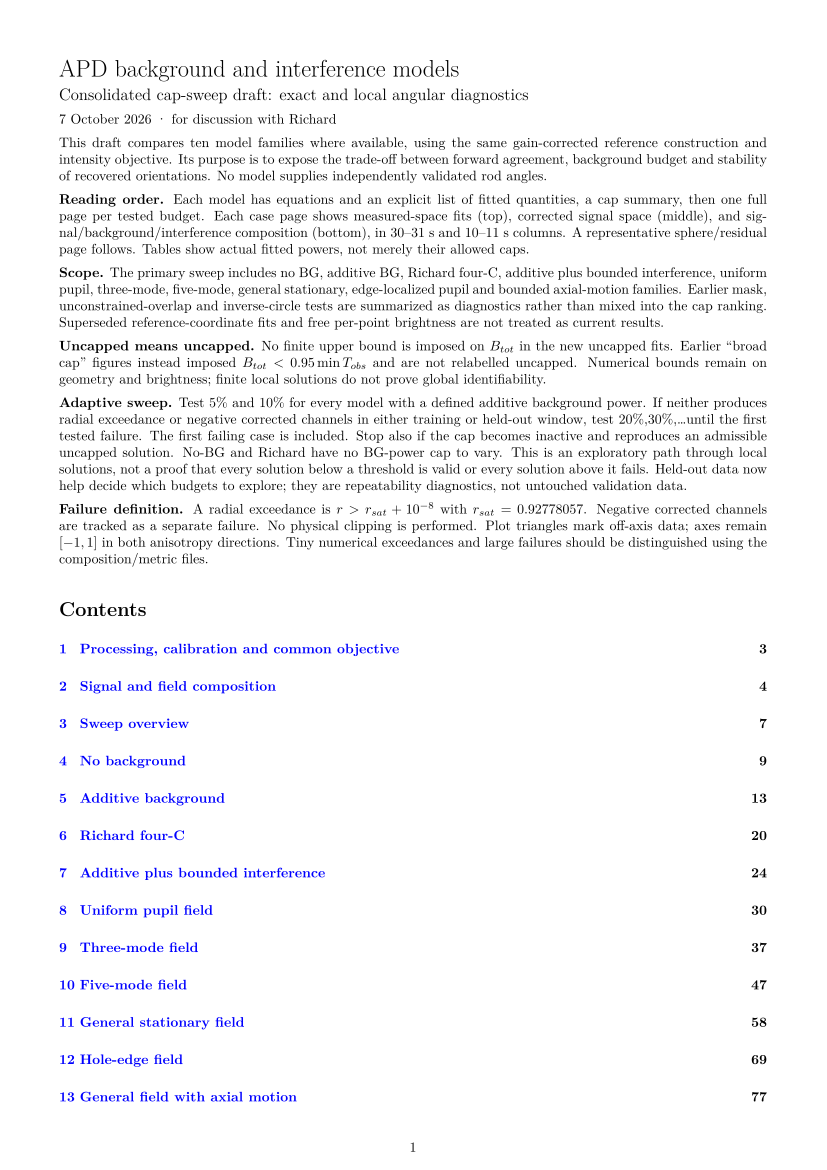

Recreate this plot in Python.
from pathlib import Path
import sys,json,io,csv,os
import numpy as np
from sphere_branches import recover
import matplotlib
matplotlib.use('Agg')
import matplotlib.pyplot as plt
import importlib.util
sp=importlib.util.spec_from_file_location('consolidated_runner',Path(__file__).with_name('run.py'));a=importlib.util.module_from_spec(sp);sp.loader.exec_module(a)
R=a.R;OUT=R/'figures';OUT.mkdir(exist_ok=True)
DATA={}
for name in ['simple','fields','axial']:
 if (R/(name+'.json')).exists():DATA.update(json.load(open(R/(name+'.json'))))
ORDER=[m for m in a.LABEL if m in DATA]
PARAM={'none':10,'square':16,'richard_product':18,'complex':24,'uniform':17,'three':19,'five':23,'general':33,'edge':25,'axial':37}
NAMES={'none':'No background','square':'Additive background','richard_product':'Richard four-C','complex':'Additive plus bounded interference','uniform':'Uniform pupil field','three':'Three-mode field','five':'Five-mode field','general':'General stationary field','edge':'Hole-edge field','axial':'General field with axial motion'}
DESC={
'none':r'''\[I_i=S_i,\qquad T=T_S.\]
Fit only the cone (three parameters), brightness $a_0$ and cyclic offset for each window. This is the reference for whether adding a correction actually improves the measured intensities. There is no background parameter to cap.''',
'square':r'''\[I_i=S_i+B_i,\qquad T=T_S+B_{tot}.\]
\[\mathbf B=\frac{B_{tot}}4(1+f_x,1-f_x,1+f_y,1-f_y),\quad |f_x|,|f_y|\leq1.\]
Fit five cone/brightness/offset parameters plus $B_{tot},f_x,f_y$ separately per window. The background is constant, nonnegative and has equal pair sums. No Stokes-disk restriction is imposed, matching the recovered notebook form. Its coherent versus noninterfering composition is not identifiable because no cross term is modelled.''',
'richard_product':r'''\[I_i=S_i+C_i\sqrt{S_i},\qquad T=T_S+\sum_iC_i\sqrt{S_i}.\]
Fit five cone/brightness/offset parameters plus four constant signed $C_i$ separately per window. This is Richard's exact proposed approximation, without an additive $B_i$. Numerical variables are $\alpha=a_0^2$ and $K_i=a_0C_i$, so $I_i=\alpha f_i+K_i\sqrt{f_i}$. A background-power cap is \emph{not defined}; imposing one on $C_i$ would change the model. The limit $\alpha\to0$, $C_i\to\infty$ can preserve the product term.

For uniform comparison the green curves and penalties here use frozen fitted cross-term subtraction $I^{obs}-C_i\sqrt{S_i^{fit}}$. This differs from the exact quadratic inverse used in an earlier sphere report. Four independent $C_i$ do not guarantee interference pair balance or a common physical background field.''',
'complex':r'''\[I_i=S_i+B_i+2\rho_i\sqrt{B_iS_i},\qquad |\rho_i|\leq1.\]
\[T=T_S+B_{tot}+2\sum_i\rho_i\sqrt{B_iS_i}.\]
Use the same three-parameter nonnegative equal-pair-sum additive background as above, plus four constant overlap coefficients $\rho_i$. Fit these seven correction parameters and five cone/brightness/offset parameters per window. Each channel obeys a scalar interference bound. This alone does not establish a realizable common pupil field or interference pair balance. $B_i$ is the represented available background power; its coherent/noninterfering split is not separately inferred.''',
'uniform':r'''\[E_b=b_1u_x+b_2u_y,\qquad I_i=S_i+L_i+B_i.\]
The two normalized pupil modes have uniform scalar amplitude and orthogonal transverse polarization. Fit two complex field coefficients and a noninterfering Stokes background, shared across windows. Equivalent background coordinates are total power, coherent fraction, noninterfering polarization degree/angle and three real angles specifying the normalized complex field. Seven shared background parameters plus ten local parameters. This restricts spatial overlap strongly.''',
'three':r'''\[E_b=b_1u_x+b_2u_y+b_3u_{d_z},\qquad I_i=S_i+L_i+B_i.\]
Add a dipole-derived longitudinal-orientation pupil field to the two uniform modes, orthonormalized under the detector integral. Three complex coefficients plus noninterfering Stokes background: nine shared background parameters and ten local parameters. This is the earlier radial/dipole-overlap family expressed as a common stationary field.''',
'five':r'''\[E_b=\sum_{m=1}^{5}b_mu_m,\qquad I_i=S_i+L_i+B_i.\]
Modes comprise two uniform-polarization fields and three dipole-derived vector fields, orthonormalized. Five complex coefficients plus noninterfering Stokes background: thirteen shared background parameters and ten local parameters. Spatial shape, polarization and phase are fixed throughout both windows; only the signal direction changes.''',
'general':r'''\[E_b=\sum_{m=1}^{10}b_mu_m,\qquad I_i=S_i+L_i+B_i.\]
Ten complex transverse pupil modes span the scalar dipole-component overlaps in this fixed-position, common-pupil model. Twenty-three shared background parameters and ten local parameters. This does not cover arbitrary moving-source fields or independent downstream analyser-path backgrounds. Uniform modes can contain a component orthogonal to this overlap span, so different basis families are not automatically identical in their background-power representation.''',
'edge':r'''\[E_b=\sum_{m=1}^{6}b_mu_m,\qquad
u_m\propto e^{-(\rho-0.38)^2/(2w^2)}\{1,\cos\varphi,\sin\varphi\},\quad w=0.10\ \mathrm{NA}.\]
Each scalar shape is used in two transverse polarizations and orthonormalized. Fit six complex coefficients plus a noninterfering Stokes background (fifteen shared plus ten local parameters). The width is fixed, not fitted. This draft adds the noninterfering component to the earlier pure edge-field surrogate. It tests a restricted pupil pattern, not a full model of multiple reflection or hole-edge scattering.''',
'axial':r'''\[z(\chi)=R_h\sin\beta_{axis}\cos(\chi+\eta),\qquad 0\leq R_h\leq0.30\ \mu\mathrm m.\]
Use the general field with an orientation-linked axial trajectory, fitting $R_h,\eta$ per window in addition to the 33 stationary parameters. The 300 nm orbit-radius bound is a sensitivity assumption, not a measured hook length. The mean plane is fixed at the assumed excitation waist.
\[F(z)=[1+(z/z_R)^2]^{-1/2},\quad z_R=2\ \mu\mathrm m,\quad
S_i=a_0^2\sin^2\theta F(z)^2Q_i.\]
The pupil overlap carries the phase factor\[\exp\{\mathrm i(2\pi/\lambda_0)[n_w+\sqrt{n_w^2-\rho^2}]z\},\qquad \lambda_0=633\ \mathrm{nm}.\]The excitation also contributes the Gouy phase $-\arctan(z/z_R)$. Thus $L_i$ changes with both orientation and height. Background power stays constant. This retains the earlier bounded axial-phase/focus model; it is not a full finite-detector image-space defocus calculation.'''}

def sav(fig,name):
 if os.environ.get("REUSE_ALL_FIGURES") and (OUT/(name+".pdf")).exists():plt.close(fig);return
 if os.environ.get("SPHERES_ONLY") and not name.endswith("_sphere") and (OUT/(name+".pdf")).exists():plt.close(fig);return
 b=io.BytesIO();fig.savefig(b,format='pdf',bbox_inches='tight');(OUT/(name+'.pdf')).write_bytes(b.getvalue());plt.close(fig)
def titlecap(tag):return 'No BG-power cap' if tag=='uncapped' else tag.replace('pct','% of maximum')
def tableescape(x):return str(x).replace('_',r'\_').replace('%',r'\%')
localstats=json.load(open(R/'local_residual'/'representative.json'))
rows=[];sphereinfo={}
for model in ORDER:
 for tag,b in DATA[model]['cases'].items():
  fig,axs=plt.subplots(3,2,figsize=(10,12),layout='constrained')
  for i,k in enumerate(a.g.KEYS):
   sc=b['scores'][k];pred=np.array(sc['pred']);sig=np.array(sc['signal']);cross=np.array(sc['cross']);bg=np.array(sc['background']);dat=a.f.TE[i];u=a.f.U[i];mx=a.f.original[i].sum(0).max();d=np.array(sc['directions']);cor=dat-cross-bg[:,None];xy=a.g.xy(cor);rr=np.linalg.norm(xy,axis=1);bad=~np.isfinite(rr)|(rr>a.f.rmax+1e-8)|(cor<0).any(0)
   if model in a.MODES:
    a.setup(model,None if tag=='uncapped' else float(tag[:-3])/100);p=np.array(b['p'])
    if model=='axial':
     orig=a.f.U[i];a.f.U[i]=np.linspace(0,1,1025);parts=a.fieldpredict(model,p,b['directions'],i,8192);a.f.U[i]=orig;curve,csig=parts[:2]
    else:_,_,curve,csig,*_=a.g.dense(p[5*i:5*i+5],p[10:],4096)
   else:
    sol=b['solutions'][i];p=np.array(sol['p']);parts=a.g.r.forward(p,model,a.f.original[i].sum(0).min(),sol['direction'],np.linspace(0,1,1025),8192,True);curve,csig=parts[:2]
   ax=axs[0,i];ax.plot(*a.g.xy(curve).T,color='#ce6436',lw=1.8,label='Fitted measured curve');ax.scatter(*a.g.xy(dat).T,s=10,color='#172d3c',label='Held-out mean');ax.set_title(('30–31' if k=='30s' else '10–11')+' s · measured space')
   ax=axs[1,i];ax.plot(*a.g.xy(csig).T,color='#ce6436',lw=1.8,label='Fitted rod signal');ax.plot(*np.vstack([xy,xy[0]]).T,color='#398849',lw=1.1,label='Signal + held-out residual');ax.scatter(*xy[bad].T,s=15,marker='x',color='#c82432',label='Invalid corrected point');out=(abs(xy)>1).any(1)
   if out.any():ax.scatter(*(xy[out]/np.max(abs(xy[out]),axis=1)[:,None]*.98).T,s=18,marker='^',color='#c82432')
   tt=np.linspace(0,2*np.pi,300);ax.plot(a.f.rmax*np.cos(tt),a.f.rmax*np.sin(tt),':',color='.7',lw=.7);ax.set_title(f'Signal space · {bad.sum()}/128 invalid')
   for j in [0,1]:axs[j,i].set(xlim=(-1,1),ylim=(-1,1),xlabel='X',ylabel='Y');axs[j,i].set_aspect('equal');axs[j,i].grid(alpha=.15);axs[j,i].legend(fontsize=6,loc='lower left')
   ax=axs[2,i];ax.plot(u,dat.sum(0)/mx,color='#172d3c',lw=1.1,label='Observed total');ax.plot(u,sig.sum(0)/mx,color='#ce6436',label='Rod signal');ax.plot(u,cross.sum(0)/mx,color='#7961a6',label='Signed interference');ax.axhline(bg.sum()/mx,color='#398849',label='Total BG')
   if 'incoherent' in sc:ax.axhline(np.sum(sc['incoherent'])/mx,color='#398849',ls=':',label='Noninterfering BG')
   ax.axhline(0,color='.65',lw=.6);ax.set(xlabel='Ordered reference arc fraction',ylabel='Fraction of original measured Tmax',xlim=(0,1));ax.grid(alpha=.15);ax.legend(fontsize=6,ncol=2,loc='best')
   rec=dict(model=model,case=tag,window=k,converged=b['success'],bg_percent=sc['test']['bg_percent'],measured_rms=sc['test']['channel_rms'],signal_rms=sc['test']['signal_rms'],train_invalid=sc['train']['invalid'],test_invalid=sc['test']['invalid'],max_r=sc['test']['max_r'],theta_min=sc['test']['theta_range'][0],theta_max=sc['test']['theta_range'][1],signal_min=100*sig.sum(0).min()/mx,signal_max=100*sig.sum(0).max()/mx,cross_min=100*cross.sum(0).min()/mx,cross_max=100*cross.sum(0).max()/mx,channel_bg_percent=(100*bg/mx).tolist(),noninterfering_percent=(100*np.sum(sc['incoherent'])/mx if 'incoherent' in sc else None));rows.append(rec)
  fig.suptitle(NAMES[model]+' · '+titlecap(tag)+(' · NOT CONVERGED' if not b['success'] else ''),fontsize=14);sav(fig,model+'_'+tag)
 # Representative sphere/residual: 10% for comparable display, otherwise unbudgeted baseline.
 tag='10pct' if '10pct' in DATA[model]['cases'] else 'uncapped';b=DATA[model]['cases'][tag];fig=plt.figure(figsize=(10,9));gs=fig.add_gridspec(2,2,height_ratios=[1.3,.8],hspace=.25,wspace=.25);summary=[]
 for i,k in enumerate(a.g.KEYS):
  sc=b['scores'][k];cor=a.f.TE[i]-np.array(sc['cross'])-np.array(sc['background'])[:,None];d=np.array(sc['directions']);obs,ok,branch_audit=recover(cor,d,a.f.U[i])
  geometry=(np.array(b['p'])[5*i:5*i+3] if model in a.MODES else np.array(b['solutions'][i]['p'])[:3]);th,ph,lam=geometry;axis=np.array([np.sin(th)*np.cos(ph),np.sin(th)*np.sin(ph),np.cos(th)]);e1=np.array([-np.cos(th)*np.cos(ph),-np.cos(th)*np.sin(ph),np.sin(th)]);F=np.column_stack([e1,np.cross(axis,e1),axis]);od=obs@F;dd=d@F;beta=np.degrees(np.arctan2(od[:,2]-np.cos(lam),np.linalg.norm(od[:,:2],axis=1)));delta=np.arctan2(od[:,1],od[:,0])-np.arctan2(dd[:,1],dd[:,0]);along=np.degrees(np.sin(lam)*np.arctan2(np.sin(delta),np.cos(delta)));geo=np.degrees(np.arccos(np.clip(np.sum(obs*d,axis=1),-1,1)))
  ax=fig.add_subplot(gs[0,i],projection='3d');tt=np.linspace(0,2*np.pi,37);uu=np.linspace(0,np.pi,19);ax.plot_wireframe(np.outer(np.cos(tt),np.sin(uu)),np.outer(np.sin(tt),np.sin(uu)),np.outer(np.ones_like(tt),np.cos(uu)),color='.7',alpha=.18,lw=.4,rstride=3,cstride=3);curve=a.g.cone(geometry,np.linspace(0,2*np.pi,361));ax.plot(*curve.T,color='#ce6436',lw=2);ax.scatter(*obs[ok].T,s=9,color='#172d3c');validids=np.flatnonzero(ok);ax.scatter(*obs[validids[0]],s=38,color='#159d82',marker='o',label='Start');ax.scatter(*obs[validids[-1]],s=45,color='#ad3792',marker='x',label='End');ax.legend(fontsize=7,loc='upper left');ax.plot(*np.stack([np.zeros(3),axis]).T,color='#ce6436',ls='--',lw=1);ax.set(xlim=(-1,1),ylim=(-1,1),zlim=(-1,1),xlabel='x',ylabel='y',zlabel='Optical z',title=k+f' · {ok.sum()}/128 valid');ax.set_zlabel('');ax.text2D(.94,.62,'Optical z',transform=ax.transAxes,rotation=90,fontsize=8);ax.set_xticks([-1,0,1]);ax.set_yticks([-1,0,1]);ax.set_zticks([-1,0,1]);ax.set_box_aspect([1,1,1]);ax.view_init(22,-55)
  ax=fig.add_subplot(gs[1,i]);ax.plot(a.f.U[i],beta,color='#167d9a',label='Circle-centre elevation β');along_plot=along.copy();wraps=np.flatnonzero(np.abs(np.diff(delta-np.round(delta/(2*np.pi))*2*np.pi))>np.pi)+1;along_plot[wraps]=np.nan;ax.plot(a.f.U[i],along_plot,color='#b1543b',label='Around-circle displacement');ax.axhline(0,color='.6',lw=.7);ax.set(xlim=(0,1),ylim=(-90,90),xlabel='Ordered reference arc fraction',ylabel='Degrees');limit=max(90,30*np.ceil(np.nanmax(np.abs(along))/30));ax.set_ylim(-limit,limit);ax.grid(alpha=.15);ax.scatter(a.f.U[i][~ok],np.full((~ok).sum(),-85),marker='x',color='#c82432',s=12);ax.legend(fontsize=7)
  summary.append(dict(window=k,valid=int(ok.sum()),branch_audit=branch_audit,geo_rms=float(np.sqrt(np.nanmean(geo**2))) if ok.any() else None))
 fig.suptitle(NAMES[model]+' · '+titlecap(tag)+' · sphere/residual diagnostic',fontsize=14);sav(fig,model+'_sphere');sphereinfo[model]=dict(case=tag,stats=summary)
(R/'composition.json').write_text(json.dumps(rows,indent=2));(R/'sphere_summary.json').write_text(json.dumps(sphereinfo,indent=2))
with (R/'metrics.csv').open('w') as ff:
 w=csv.DictWriter(ff,fieldnames=rows[0].keys());w.writeheader();w.writerows(rows)
tex=r'''\documentclass[10pt,a4paper]{article}
\usepackage[margin=15mm]{geometry}\usepackage{fontspec,amsmath,amssymb,graphicx,booktabs,longtable,hyperref}
\setmainfont{Latin Modern Roman}\setlength{\parindent}{0pt}\setlength{\parskip}{5pt}\hypersetup{colorlinks=true,linkcolor=blue,pdftitle={APD consolidated model and background-cap comparison}}\setcounter{tocdepth}{1}
\begin{document}
{\LARGE APD background and interference models}\par
{\large Consolidated cap-sweep draft: exact and local angular diagnostics}\par 7 October 2026 · for discussion with Richard

This draft compares ten model families where available, using the same gain-corrected reference construction and intensity objective. Its purpose is to expose the trade-off between forward agreement, background budget and stability of recovered orientations. No model supplies independently validated rod angles.

\textbf{Reading order.} Each model has equations and an explicit list of fitted quantities, a cap summary, then one full page per tested budget. Each case page shows measured-space fits (top), corrected signal space (middle), and signal/background/interference composition (bottom), in 30--31 s and 10--11 s columns. A representative sphere/residual page follows. Tables show actual fitted powers, not merely their allowed caps.

\textbf{Scope.} The primary sweep includes no BG, additive BG, Richard four-C, additive plus bounded interference, uniform pupil, three-mode, five-mode, general stationary, edge-localized pupil and bounded axial-motion families. Earlier mask, unconstrained-overlap and inverse-circle tests are summarized as diagnostics rather than mixed into the cap ranking. Superseded reference-coordinate fits and free per-point brightness are not treated as current results.

\textbf{Uncapped means uncapped.} No finite upper bound is imposed on $B_{tot}$ in the new uncapped fits. Earlier ``broad cap'' figures instead imposed $B_{tot}<0.95\min T_{obs}$ and are not relabelled uncapped. Numerical bounds remain on geometry and brightness; finite local solutions do not prove global identifiability.

\textbf{Adaptive sweep.} Test 5\% and 10\% for every model with a defined additive background power. If neither produces radial exceedance or negative corrected channels in either training or held-out window, test 20\%,30\%,\ldots until the first tested failure. The first failing case is included. Stop also if the cap becomes inactive and reproduces an admissible uncapped solution. No-BG and Richard have no BG-power cap to vary. This is an exploratory path through local solutions, not a proof that every solution below a threshold is valid or every solution above it fails. Held-out data now help decide which budgets to explore; they are repeatability diagnostics, not untouched validation data.

\textbf{Failure definition.} A radial exceedance is $r>r_{sat}+10^{-8}$ with $r_{sat}=0.92778057$. Negative corrected channels are tracked as a separate failure. No physical clipping is performed. Plot triangles mark off-axis data; axes remain $[-1,1]$ in both anisotropy directions. Tiny numerical exceedances and large failures should be distinguished using the composition/metric files.

\tableofcontents
\newpage
\section{Processing, calibration and common objective}
Raw APD channels are reordered from $(90,45,135,0)$ to $(0,90,45,135)$. Gains act before the unchanged inverse transmission matrix. A single pooled training pair-balance adjustment multiplies the historical inverse gains by $(0.992729,1.005313,1.009114,0.992952)$, with product one. Gains are then frozen for every model and interval. Held-out pair imbalance remains about 0.30\% RMS; this is conditional pair-balance calibration, not independent proof of detector gains or absence of path-specific background.

Retain complete-cycle detection and original ordered channel bins: 304 cycles (152/152 alternating train/test) at 30--31 s and 217 (109/108) at 10--11 s. Apply the new calibration to cached four-channel means; average training and held-out groups separately. Rebuild uniform final-reference arc from training data. No current fit changes cycle selection.

Interpolate the four training channels together, including last-to-first, then calculate
\[
X=\frac{I_0-I_{90}}{I_0+I_{90}},\qquad Y=\frac{I_{45}-I_{135}}{I_{45}+I_{135}}.
\]
Integrate ordered XY distance on this interpolant and select 128 equal arc fractions. Carry all four interpolated intensities into the reference. Apply identical original-bin interpolation weights to held-out means, which are not independently re-uniformized. Both loops and repeated passes retain their order. This operation introduces correlated neighboring points, not new independent observations.

For each proposed physical model simulate a full mechanical revolution, form measured-model channels and anisotropy, then sample its own ordered arc at $(\delta+\epsilon u_j)\bmod1$. The measured points and training-derived coordinates $u_j$ remain fixed. One cyclic offset per window, no 16-parameter correspondence warp or independent nearest-point assignment. Current restarts retain historical traversal directions; these local searches are not exhaustive over every initialization.

Let $\varepsilon=I^{obs}-I^{pred}$, and evaluate the fitted correction at the matched cone direction:
\[
\widehat S=I^{obs}-B-L(d^{fit})=S^{fit}+\varepsilon.
\]
The fit objective, applied to training means only, is
\[
J=\sum_{ij}\left(\frac{\varepsilon_{ij}}{T_j^{obs}}\right)^2
+100\sum_j\left[\max\left(0,\frac{\widehat r_j-r_{sat}}{1-r_{sat}}\right)\right]^6
+10\sum_{ij}\left[\frac{\min(0,\widehat S_{ij})}{T_j^{obs}}\right]^2.
\]
The radial penalty is exactly zero inside $r_{sat}$ and 100 per point at $r=1$. It uses a pair-denominator guard $10^{-4}T^{obs}$ near zero to avoid numerical singularities; diagnostic ratios use unmodified channels. Negative predicted measured channels are additionally penalized in phenomenological intensity models. Signal-relative RMS is reported only, not minimized. No weights were tuned on the held-out score for each case.

The common-field optical families enforce pair balance for $S$, $B$ and $L$ separately by construction. Additive BG also has equal pair sums. Independent-channel Richard/overlap coefficients are explicit phenomenological exceptions and are not silently redefined as common-field models.

Physical field backgrounds are shared across intervals; simple intensity corrections are fitted per interval. Thus parameter sharing differs and model fit quality is not a complexity-adjusted statistical comparison. Field caps use the smaller original calibrated training $T_{max}$, satisfying the cap in both windows; simple models use each window's own $T_{max}$.
\newpage
\section{Signal and field composition}
A fixed cone is parameterized by its axis (two angles) and opening $\lambda$:
\[
d(\chi)=\cos\lambda\,k+\sin\lambda(\cos\chi\,e_1+\sin\chi\,e_2).
\]
\[
Q_i=A_F+B_F\sin^2\theta+C_F\sin^2\theta\cos2(\phi-\psi_i),
\qquad S_i=a_0^2\sin^2\theta Q_i.
\]
\[
T_S=4a_0^2\sin^2\theta(A_F+B_F\sin^2\theta).
\]
One fitted brightness $a_0$ per interval. The excitation factor $\sin^2\theta$ is not an independent per-point brightness. $A_F=0.890806$, $B_F=0.109194$, $C_F=0.927781$. NA0.38--1.3, water/oil1.33/1.51, Fresnel and corrected BFP mapping are held fixed. Physical field families use common numerical pupil quadrature; the analytic scalar formula differs slightly through quadrature, not through a changed optical model.

For every physical field family,
\[
E_{s,i}=a_0(d_x+\mathrm i d_y)\mathcal L_i d,\qquad E_b=\sum_m b_mu_m,
\]
\[
I_i=\underbrace{\|E_{s,i}\|^2}_{S_i}
+\underbrace{2\operatorname{Re}\langle E_{s,i},E_{b,i}\rangle}_{L_i}
+\underbrace{\|E_{b,i}\|^2+N_i}_{B_i},
\]
\[
N_i=\frac{N_{tot}}4[1+P\cos2(\psi_i-\gamma)],\quad0\leq P\leq1,
\qquad T=T_S+\sum_iL_i+B_{tot}.
\]
The detector norm/inner product integrates spatial intensity/overlap; fields are not summed across independent detector pixels before squaring. $B_i$ and $N_i$ are constant, while $S_i,L_i$ vary with orientation (and height in the axial family). The field parameterization uses total BG power, coherent fraction, $P,\gamma$, and $2m-1$ real angles for a normalized complex $m$-vector: $2m+3$ shared BG parameters. Coherent fractions are conditional fitted allocations, not measured source fractions.

Channel BG values in each model table are percentages of the original measured maximum, in $(0,90,45,135)$ order. Signal and cross-term ranges refer to sums over channels at matched reference positions. Their extrema need not occur at the same point, so range endpoints should not be added together.

\subsection*{Sphere and residual interpretation}
For corrected channels, $\sin^2\widehat\theta=A_Fr/(C_F-B_Fr)$ and $\widehat\phi=\tfrac12\arg(X+\mathrm iY)$. Negative channels or an out-of-range sine square are excluded from the sphere plot, counted and marked; never clipped. Choose among $\phi,\phi+\pi$ and $\theta,\pi-\theta$ jointly along the ordered cycle. Dynamic programming minimizes the sum of squared angular steps divided by their reference-arc spacing, without forcing the last point back onto the first branch. The matched cone only breaks ties between equally smooth branch sequences. At the seam, the initial anisotropy is lifted onto the branch nearest the final direction; its separation from the initial direction is reported as the oriented closure mismatch (the head--tail-equivalent rod mismatch is the smaller of this angle and its supplement). A continuous lift need not close: one winding of anisotropy about the origin changes $\phi$ by $\pi$. For example, the no-BG reconstruction cannot be made both continuous and closed here. This supersedes the earlier pointwise snapping diagnostic. No points are projected onto the cone or moved to close a gap. Invalid points remain excluded; continuity across an invalid interval is not measured. This continuity convention cannot establish the true polar-angle branch, especially near a turning point or equator crossing. Sphere residuals are recomputed using this revised convention.

Sphere plots retain laboratory tilt. In the cone frame, with circle centre $c=\cos\lambda\,k$, the elevation residual is
\[
\beta=\operatorname{atan2}(\widehat d'_z-\cos\lambda,\sqrt{\widehat d_x'^2+\widehat d_y'^2}).
\]
The second residual is $\sin\lambda\operatorname{wrap}(\widehat\chi-\chi^{fit})$, measuring displacement around the matched circle. These plots are conditional subtraction diagnostics; interference has not been re-solved self-consistently at each corrected direction. Valid-only angular RMS cannot rank models with different excluded subsets.
\newpage\subsection*{Local cone-referenced angular residuals}
This additional diagnostic tests a local approximation alongside exact inversion. At each matched fitted cone direction $d_j$, take the corrected held-out anisotropy minus the fitted signal anisotropy:
\[e_j=XY(I^{heldout}_j-B-L_j^{fit})-XY(S_j^{fit}).\]
The interference term is still evaluated at the fitted direction. This is a conditional diagnostic, not a self-consistent refit of interference.

Let $k$ be the fitted cone axis, $\lambda$ its half-angle, and define unit tangent directions
\[t_\perp=(\cos\lambda\,d-k)/\sin\lambda,\qquad t_\parallel=(k\times d)/\sin\lambda.\]
The first points towards increasing cone angle; the second follows increasing mechanical phase. Using the signal-only anisotropy map $F(d)$, calculate its local two-by-two Jacobian and solve
\[J_j=\left[\partial_{t_\perp}F\quad\partial_{t_\parallel}F\right],\qquad
\begin{pmatrix}\delta\lambda\\\delta s\end{pmatrix}=J_j^{-1}e_j,
\qquad \delta s\simeq\sin\lambda\,\delta\psi.\]
This uses anisotropy residuals, not a new four-channel intensity objective. It does not constrain total brightness or pair balance. Brightness factors cancel in signal anisotropy. The analytic annular Fourkas map is used consistently for the derivative; residuals are measured relative to the actual numerical fitted signal so quadrature differences do not create a spurious zero-residual shift.

To display the displacement on the unit sphere, use its tangent-plane exponential map:
\[v=\delta\lambda\,t_\perp+\delta s\,t_\parallel,\quad a=\|v\|,\qquad
 d_{local}=\cos a\,d+\frac{\sin a}{a}v.\]
This stays on the sphere but need not stay on the cone. No clipping, smoothing or residual shrinkage is applied. This is a first-order angular estimate, not an exact inverse. It can form a closed path because the reference geometry and residual are periodic; closure here is not independent evidence that the model is correct.

\textbf{Check the approximation.} Re-evaluate the nonlinear signal map and calculate
\[\eta_j=\frac{\|F(d_{local})-F(d_j)-e_j\|}{\max(\|e_j\|,10^{-8})}.\]
A small $\eta$ means the displayed local displacement reproduces the requested anisotropy change. Red points flag any of: angular step above $15^\circ$, $\eta>25\%$, Jacobian condition number above100, rank deficiency, or invalid corrected channels/radius. These are explicit exploratory caution thresholds, not confidence intervals. Exponential mapping of large steps can wrap around the sphere and is not physically trustworthy. The lower panel exposes this instead of hiding it.

\textbf{Comparison.} Grey points show the previous continuous exact inverse, where valid; blue/red points show the local approximation. Red points may be drawn even when exact inversion is invalid: these are extrapolations, not newly valid measurements. The middle panels show local tangent components, not the earlier circle-centre elevation $\beta$.


\newpage
\section{Sweep overview}
\subsection*{Discuss first if time is limited}
\textbf{1. General stationary field, 10\% cap (fit p.~\pageref{case:general:10pct}; local residual p.~\pageref{local:general}).} This is the main stationary-field candidate: corrected held-out points remain valid in both windows, and local angular RMS is2.91/3.48 degrees with 0/128 caution flags in each. Discuss whether the improvement warrants the 33 fitted parameters and what experiment could distinguish this field from other explanations. Compare 5\% and 10\% before the high-budget solutions; a good fit alone does not establish the actual background.

\textbf{2. General field with axial motion, 10\% cap (fit p.~\pageref{case:axial:10pct}; local residual p.~\pageref{local:axial}).} Forward agreement improves further, with local angular RMS 1.66/2.79 degrees and no caution flags. The key question is physical: is the fitted height-dependent phase plausible? Radius is bounded at 300 nm, the waist and 2-micron focus scale are assumed, and the 10--11s radius reaches its bound. This is a sensitivity result, not evidence that the rod follows the fitted height trajectory.

\textbf{3. No BG versus additive BG at 10\% (fits pp.~\pageref{case:none:uncapped},\pageref{case:square:10pct}; local residuals pp.~\pageref{local:none},\pageref{local:square}).} These anchor how much is achieved without interference. NoBG gives about 20 degrees local RMS and 62/63 flagged bins; additive 10\% gives 10.58/12.96degrees and 20/41 flags. The noBG exact inverse also fails closure. Discuss which residual features genuinely require interference, rather than judging only whether the displayed local path looks closed.

\textbf{4. Richard's exact four-$C_i$ approximation (fit p.~\pageref{case:richard_product:uncapped}; local residual p.~\pageref{local:richard_product}).} Include this to answer the original proposal directly. It has no additive BG-power cap; corrected held-out invalid counts are 3/14, and 107/111 local estimates trigger caution. Discuss whether the constant-coefficient approximation is adequate and its brightness/coefficient ambiguity. Do not interpret its unstable local angular RMS as a measured rotation.

\textbf{If there is extra time: five-mode10\% (p.~\pageref{case:five:10pct}).} It provides a lower-dimensional comparison with the general field: 23 versus 33 fitted parameters. Local RMS is 9.96/10.19degrees with 25/30 flags despite no pointwise invalid corrected channels. This illustrates why radius validity alone is insufficient.

These are discussion priorities, not a validated ranking of physical truth. Values are 30--31s /10--11s; all local flags use the explicit approximation checks in Section 2. No refits were performed for the local residual diagnostic.
\newpage
\begin{longtable}{p{52mm}p{35mm}p{70mm}}\toprule
Model & Tested finite caps & Stopping observation\\\midrule\endhead
'''
for m in ORDER:
 caps=', '.join(k.replace('pct','') for k in DATA[m]['cases'] if k!='uncapped') or 'Not applicable';tex+=NAMES[m]+' & '+caps+' & '+tableescape(DATA[m]['stop'] or 'Sweep still incomplete')+r'\\'+'\n'
tex+=r'''\bottomrule\end{longtable}
These observations apply to the selected local fit at each cap and either-window/train-or-test validity. They do not establish a unique optimal background or a sharp physical threshold. All uncapped solutions are reported as well. Nonconvergence is printed on case pages and in tables. Old results with different correspondence, gain or objectives are not substituted for missing new cases.
'''
for model in ORDER:
 tex+='\\newpage\n\\section{'+NAMES[model]+'}\n'+DESC[model]+'\n\\textbf{Total fitted continuous parameters across both windows: '+str(PARAM[model])+'.} The three pre-estimated gain adjustments are additional calibration parameters, held fixed here.\n'
 tex+=r'''\begin{longtable}{llrrrrrr}\toprule
Budget & Window & BG\% & Meas.RMS & Signal RMS & Bad(train/test) & Max $r$ & Conv.\\\midrule\endhead
'''
 for x in [q for q in rows if q['model']==model]:
  bg='---' if model=='richard_product' else f"{x['bg_percent']:.1f}";tex+=f"{tableescape(x['case'])} & {x['window']} & {bg} & {x['measured_rms']:.4f} & {x['signal_rms']:.4f} & {x['train_invalid']}/{x['test_invalid']} & {x['max_r']:.3f} & {'yes' if x['converged'] else 'NO'} "+r'\\'+'\n'
 tex+=r'''\bottomrule\end{longtable}
\begin{longtable}{llrrrr}\toprule
Budget & Window & Signal\% range & Cross\% range & Noninterf.BG\% & Fitted folded $\theta$\\\midrule\endhead
'''
 for x in [q for q in rows if q['model']==model]:
  inc='---' if x['noninterfering_percent'] is None else f"{x['noninterfering_percent']:.1f}";tex+=f"{tableescape(x['case'])} & {x['window']} & {x['signal_min']:.1f}--{x['signal_max']:.1f} & {x['cross_min']:.1f}--{x['cross_max']:.1f} & {inc} & {x['theta_min']:.1f}--{x['theta_max']:.1f}$^\\circ$ "+r'\\'+'\n'
 tex+=r'''\bottomrule\end{longtable}
\textbf{Per-channel constant background, percent of measured maximum:}
\begin{longtable}{llrrrr}\toprule
Budget & Window & $B_0$ & $B_{90}$ & $B_{45}$ & $B_{135}$\\\midrule\endhead
'''
 for x in [q for q in rows if q['model']==model]:tex+=tableescape(x['case'])+' & '+x['window']+' & '+' & '.join(f'{b:.2f}' for b in x['channel_bg_percent'])+r'\\'+'\n'
 tex+=r'\bottomrule\end{longtable}'+'\n'
 if model=='axial':
  tex+=r'\textbf{Fitted axial trajectory (sensitivity assumptions, not independent measurements):}\par'+'\n'+r'\begin{longtable}{llrrr}\toprule Budget & Window & $R_h$ (nm) & $|z|_{max}$ (nm) & $\eta$ (degrees)\\\midrule\endhead'+'\n'
  for tag,bb in DATA[model]['cases'].items():
   pp=np.array(bb['p'])
   for i,k in enumerate(a.g.KEYS):tex+=tableescape(tag)+' & '+k+' & '+f'{1000*pp[-4+2*i]:.1f} & {1000*pp[-4+2*i]*np.sin(pp[5*i]):.1f} & {np.degrees(pp[-3+2*i]):.1f}'+chr(92)*2+'\n'
  tex+=r'\bottomrule\end{longtable}'+'\n'
 if model=='richard_product':
  b=DATA[model]['cases']['uncapped'];tex+='\\textbf{Fitted effective coefficients (normalized intensity units):}\\par\n'
  for i,k in enumerate(a.g.KEYS):
   p=np.array(b['solutions'][i]['p']);alpha=p[3];kk=p[5:];tex+=k+': $\\alpha='+f'{alpha:.5g}'+r'$, $K_i=(' + ','.join(f'{v:.4g}' for v in kk)+r')$. '+('Finite $C_i=K_i/\\sqrt{\\alpha}$.' if alpha>1e-10 else 'Near-zero brightness limit: do not report stable finite $C_i$.')+'\\par\n'
 for tag in DATA[model]['cases']:
  tex+='\\newpage\n\\subsection{'+tableescape(titlecap(tag))+'}\\label{case:'+model+':'+tag+'}\n\\includegraphics[width=\\linewidth,height=.9\\textheight,keepaspectratio]{figures/'+model+'_'+tag+'.pdf}\n'
 tex+='\\newpage\n\\subsection{Representative sphere diagnostic: '+tableescape(titlecap(sphereinfo[model]['case']))+'}\n\\includegraphics[width=\\linewidth,height=.82\\textheight,keepaspectratio]{figures/'+model+'_sphere.pdf}\n'
 for x in sphereinfo[model]['stats']:
  bstat=x['branch_audit'];cl=f"{bstat.get('closure_mismatch_deg',0):.2f}";qual='oriented closure mismatch' if bstat.get('closure_assessed') else 'closure unresolved (excluded bins); oriented endpoint mismatch'
  tex+=x['window']+': '+str(x['valid'])+'/128 valid; matched geodesic RMS '+(f"{x['geo_rms']:.2f}$^\\circ$" if x['geo_rms'] is not None else 'undefined')+'; '+qual+' '+cl+r'$^\circ$.'+'\\par\n'


 tex+='\\newpage\n\\subsection{Local cone-referenced angular residual: '+tableescape(titlecap(sphereinfo[model]['case']))+'}\\label{local:'+model+'}\n\\includegraphics[width=\\linewidth,height=.86\\textheight,keepaspectratio]{local_residual/'+model+'.pdf}\n'
 for x in [v for v in localstats if v['model']==model]:
  tex+=x['window']+f": local angular RMS {x['linear_rms_deg']:.2f}"+r'$^\circ$; '+str(x['local_flagged'])+'/128 caution flags; median nonlinear mismatch ratio '+f"{x['nonlinear_relative_median']:.3f}"+'.\\par\n'

tex+=r'''\newpage\section{Earlier tests retained as context}
\textbf{Stokes-restricted additive background.} Earlier fits restricted $(f_x,f_y)$ to a disk, while the current notebook-style additive model permits independent contrasts in a square. Earlier optima were inside the disk and changed little on relaxation. The user requested the simpler square form for current comparisons; the disk version is not duplicated as a separate sweep.

\textbf{Measured aperture mask.} Previous calculations compared the measured mirror mask against the annulus; selected held-out XY RMS changed by less than about0.0002 in that earlier setup. This does not justify importing old fit coefficients into the current reference pipeline. Current sweep uses the user-selected NA0.38 annulus throughout.

\textbf{Hole-edge variants.} Earlier widths0.03/0.10/0.25NA were tested with pure coherent edge backgrounds. The current representative uses0.10NA with additional noninterfering Stokes power. A poor edge-surrogate fit does not exclude arbitrary multiple reflections or edge scattering.

\textbf{Arbitrary overlap construction.} Allowing overlap to vary freely at each point can match trajectories without identifying a stationary field. It is a feasibility witness, not a fitted physical source model, and is not ranked as a competing cap sweep.

\textbf{Inverse sphere-circle fitting.} Earlier circle-only inverse fits exhibited collapse/cancellation degeneracy: an increasingly large correction could map observations into an increasingly tiny circle. Those tests remain evidence that circle closeness alone is insufficient, not a validated angle-recovery method.

\textbf{Flexible phase correspondence.} Previous sixteen-parameter monotone phase fits are not mixed with the fixed ordered-arc models here. Some old disagreement came from nonuniform final reference coordinates; those comparisons were explicitly withdrawn and repaired. The present plots use the repaired final-reference construction.

\textbf{Axial motion and finite-aperture focus.} Earlier50/150/300nm bounds and a finite-detector defocus sensitivity were conditional simulations, not measurements of hook geometry. The current axial family, when present, uses the300nm orbital bound with full pupil-phase overlap and the stated simple excitation focus factor. The separate finite-detector calculation is not silently included.

\section{Limits and next discussion}
No current fit proves a unique background composition or correct absolute angles. Low BG caps can stabilize subtraction while leaving measured or signal-space mismatch. More modes can reduce residuals but also permit cancellation. Pair balance alone does not distinguish gain error from every downstream-background mechanism. Current gain adjustment is fixed and shared, but not independently calibrated.

Uncapped searches have no BG-power upper bound, but geometry, log brightness and axial motion retain stated numerical/physical bounds. Multiple local starts are not a global search. Failure at a cap can depend on which local solution minimizes the training objective. Adaptive use of held-out clipping to choose further caps makes the overall sweep exploratory.

All scripts, per-fit parameters, train/test diagnostics, channel decompositions and figure sources are retained locally under model\_comparison/consolidated/. Files: simple.json, fields.json, axial.json, composition.json, metrics.csv, sphere\_summary.json, run.py and report.py. This is a draft for revision; no commit or push.
\end{document}
'''
from notation import format_notation
(R/'report.tex').write_text(format_notation(tex))
print('Models',ORDER,'cases',sum(len(DATA[m]['cases']) for m in ORDER),'rows',len(rows))
